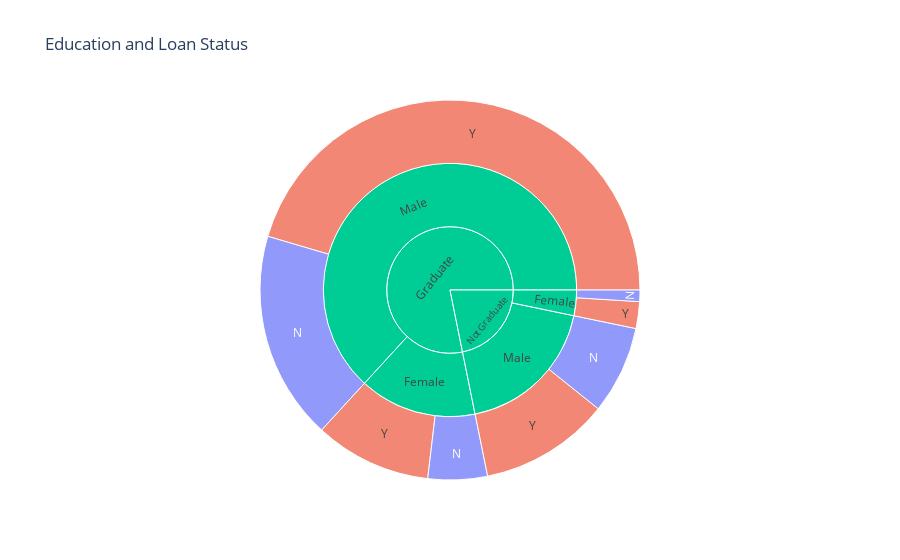

Write notebook code for a chart like this one.
### Code cell
## pie plot of education and loan status
fig = px.sunburst(df, path=['Education', 'Gender','Loan_Status'], title='Education and Loan Status', color='Loan_Status')
fig.show()

### Figure 1 — Plotly figure (JSON) as saved in the notebook; plotly's stock layout.template omitted (floating-point values rounded to 4 significant figures)
{"data": [{"branchvalues": "total", "customdata": [["N"], ["Y"], ["(?)"], ["(?)"], ["N"], ["N"], ["N"], ["Y"], ["Y"], ["Y"], ["(?)"], ["(?)"], ["(?)"], ["(?)"]], "domain": {"x": [0, 1], "y": [0, 1]}, "hovertemplate": "labels=%{label}<br>count=%{value}<br>parent=%{parent}<br>id=%{id}<br>Loan_Status=%{customdata[0]}<extra></extra>", "ids": ["Not Graduate/Female/N", "Not Graduate/Male/Y", "Not Graduate/Female", "Not Graduate", "Graduate/Female/N", "Graduate/Male/N", "Not Graduate/Male/N", "Graduate/Female/Y", "Not Graduate/Female/Y", "Graduate/Male/Y", "Graduate/Female", "Graduate/Male", "Not Graduate/Male", "Graduate"], "labels": ["N", "Y", "Female", "Not Graduate", "N", "N", "N", "Y", "Y", "Y", "Female", "Male", "Male", "Graduate"], "marker": {"colors": ["#636efa", "#EF553B", "#00cc96", "#00cc96", "#636efa", "#636efa", "#636efa", "#EF553B", "#EF553B", "#EF553B", "#00cc96", "#00cc96", "#00cc96", "#00cc96"]}, "name": "", "parents": ["Not Graduate/Female", "Not Graduate/Male", "Not Graduate", "", "Graduate/Female", "Graduate/Male", "Not Graduate/Male", "Graduate/Female", "Not Graduate/Female", "Graduate/Male", "Graduate", "Graduate", "Not Graduate", ""], "type": "sunburst", "values": [6, 68, 20, 134, 31, 109, 46, 61, 14, 279, 92, 388, 114, 480]}], "layout": {"legend": {"tracegroupgap": 0}, "title": {"text": "Education and Loan Status"}}}
